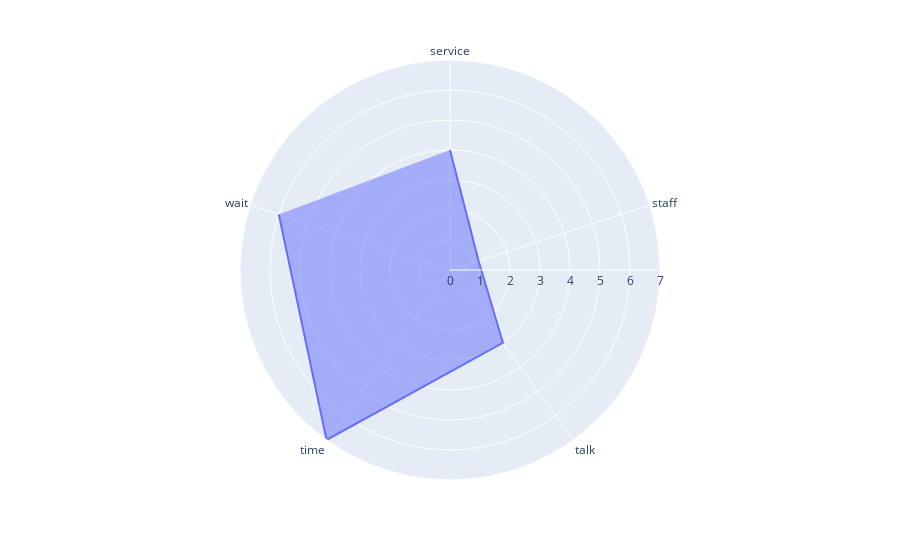

Here is the notebook cell this chart was saved with:
### Code cell
data_cv_bad= cv.fit_transform(df_test_bad.loc[df_test_bad.hospital == 'โรงพยาบาลพญาไท 2'].en)
word_count = pd.DataFrame({'word': cv.get_feature_names(), 'count': np.asarray(data_cv_bad.sum(axis=0))[0]})
r = word_count.loc[word_count.word.isin(theta)].reset_index()
fig = px.line_polar(r, r='count', theta='word')
fig.update_traces(fill='toself')
fig.show()

### Figure 1 — Plotly figure (JSON) as saved in the notebook; plotly's stock layout.template omitted (floating-point values rounded to 4 significant figures)
{"data": [{"fill": "toself", "hovertemplate": "count=%{r}<br>word=%{theta}<extra></extra>", "legendgroup": "", "line": {"color": "#636efa", "dash": "solid"}, "mode": "lines", "name": "", "r": [4, 1, 3, 7, 6], "showlegend": false, "subplot": "polar", "theta": ["service", "staff", "talk", "time", "wait"], "type": "scatterpolar"}], "layout": {"autosize": true, "legend": {"tracegroupgap": 0}, "margin": {"t": 60}, "polar": {"angularaxis": {"direction": "clockwise", "rotation": 90, "type": "category"}, "domain": {"x": [0, 1], "y": [0, 1]}, "radialaxis": {"autorange": true, "range": [0, 7], "type": "linear"}}}}
